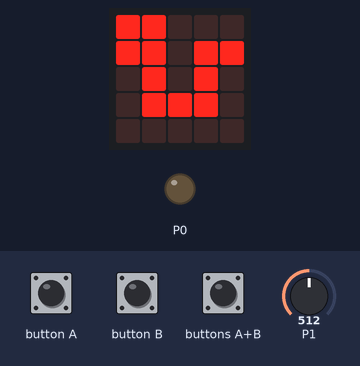
Bench run of a program on a simulated BBC micro:bit (MakeCode). Parts: the board's 5×5 LED display, output pins drawn as LEDs (lit = HIGH). The test bench sets the inputs (shaded band); at power-on: P1 = 512 (analog values on the 0–1023 scale). What the program prints to the serial console is not drawn.

Above: at 1.8 s.
1.9 s: button A pressed for 0.15 s
3.5 s: P1 set to 710
Timing chart, 0 to 6.5 s (numbered marks = the images above; inputs shaded):
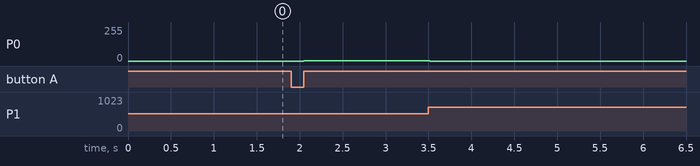

Measured:
- after the input at 1.9 s, P0: 0/255 → 2/255 after 0.15 s
- after the input at 3.5 s, P0: 2/255 → 0/255 at once

The program:

main.ts
```typescript
input.onButtonPressed(Button.A, function () {
    i += 10
    pins.analogWritePin(AnalogPin.P0, i)
})
input.onButtonPressed(Button.AB, function () {
    i = 0
    pins.analogWritePin(AnalogPin.P0, i)
})
input.onButtonPressed(Button.B, function () {
    i += -10
    pins.analogWritePin(AnalogPin.P0, i)
})
let i = 0
basic.showIcon(IconNames.Snake)
basic.forever(function () {
    serial.writeValue("x", pins.analogReadPin(AnalogPin.P1))
    if (pins.analogReadPin(AnalogPin.P1) >= 700) {
        i = 0
        pins.analogWritePin(AnalogPin.P0, i)
    }
})
```

test.ts
```typescript
// テストはここに来ます。このパッケージが拡張機能として使用されるときにはコンパイルされません。
```
